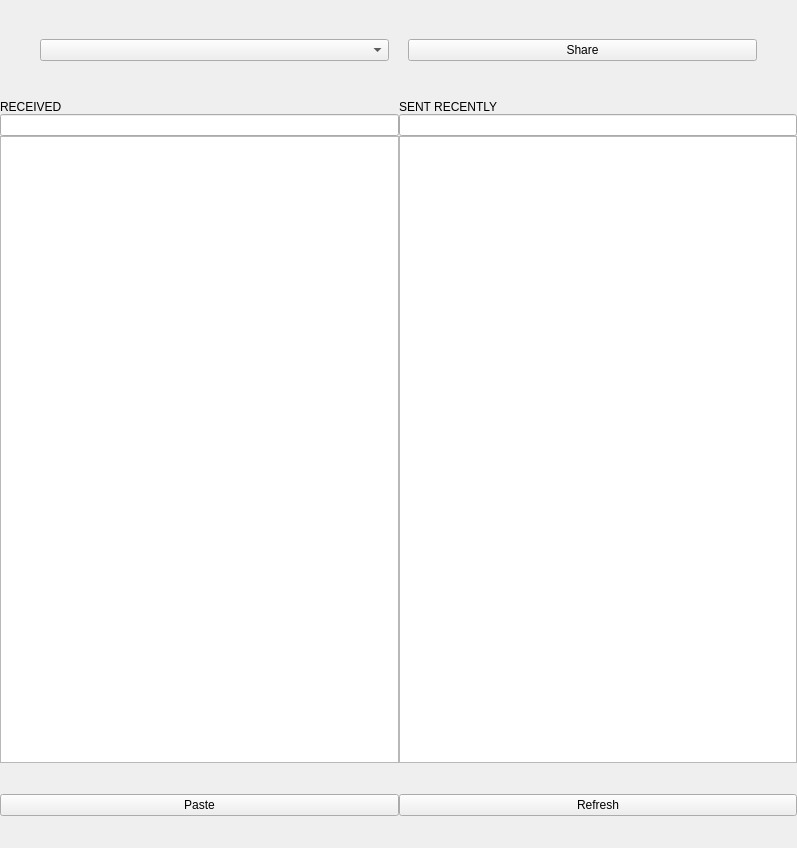
<?xml version="1.0" encoding="UTF-8"?>
<ui version="4.0">
 <class>MainWindow</class>
 <widget class="QMainWindow" name="MainWindow">
  <property name="geometry">
   <rect>
    <x>0</x>
    <y>0</y>
    <width>797</width>
    <height>848</height>
   </rect>
  </property>
  <property name="windowTitle">
   <string>MainWindow</string>
  </property>
  <widget class="QWidget" name="centralwidget">
   <property name="minimumSize">
    <size>
     <width>550</width>
     <height>0</height>
    </size>
   </property>
   <layout class="QGridLayout" name="gridLayout">
    <property name="leftMargin">
     <number>0</number>
    </property>
    <property name="topMargin">
     <number>0</number>
    </property>
    <property name="rightMargin">
     <number>0</number>
    </property>
    <property name="bottomMargin">
     <number>0</number>
    </property>
    <property name="spacing">
     <number>0</number>
    </property>
    <item row="0" column="0">
     <widget class="QFrame" name="frame">
      <property name="frameShape">
       <enum>QFrame::NoFrame</enum>
      </property>
      <property name="frameShadow">
       <enum>QFrame::Plain</enum>
      </property>
      <property name="lineWidth">
       <number>0</number>
      </property>
      <layout class="QVBoxLayout" name="verticalLayout">
       <property name="spacing">
        <number>0</number>
       </property>
       <property name="leftMargin">
        <number>0</number>
       </property>
       <property name="topMargin">
        <number>0</number>
       </property>
       <property name="rightMargin">
        <number>0</number>
       </property>
       <property name="bottomMargin">
        <number>0</number>
       </property>
       <item>
        <widget class="QFrame" name="frame_2">
         <property name="minimumSize">
          <size>
           <width>500</width>
           <height>100</height>
          </size>
         </property>
         <property name="maximumSize">
          <size>
           <width>16777215</width>
           <height>120</height>
          </size>
         </property>
         <property name="frameShape">
          <enum>QFrame::NoFrame</enum>
         </property>
         <property name="frameShadow">
          <enum>QFrame::Plain</enum>
         </property>
         <property name="lineWidth">
          <number>0</number>
         </property>
         <layout class="QHBoxLayout" name="horizontalLayout_5">
          <property name="spacing">
           <number>0</number>
          </property>
          <property name="leftMargin">
           <number>0</number>
          </property>
          <property name="topMargin">
           <number>0</number>
          </property>
          <property name="rightMargin">
           <number>0</number>
          </property>
          <property name="bottomMargin">
           <number>0</number>
          </property>
          <item>
           <spacer name="horizontalSpacer_2">
            <property name="orientation">
             <enum>Qt::Horizontal</enum>
            </property>
            <property name="sizeType">
             <enum>QSizePolicy::Minimum</enum>
            </property>
            <property name="sizeHint" stdset="0">
             <size>
              <width>40</width>
              <height>20</height>
             </size>
            </property>
           </spacer>
          </item>
          <item>
           <widget class="QComboBox" name="SenderName">
            <property name="minimumSize">
             <size>
              <width>253</width>
              <height>0</height>
             </size>
            </property>
           </widget>
          </item>
          <item>
           <spacer name="horizontalSpacer">
            <property name="orientation">
             <enum>Qt::Horizontal</enum>
            </property>
            <property name="sizeType">
             <enum>QSizePolicy::Preferred</enum>
            </property>
            <property name="sizeHint" stdset="0">
             <size>
              <width>19</width>
              <height>14</height>
             </size>
            </property>
           </spacer>
          </item>
          <item>
           <widget class="QPushButton" name="ShareButton">
            <property name="minimumSize">
             <size>
              <width>111</width>
              <height>0</height>
             </size>
            </property>
            <property name="text">
             <string>Share</string>
            </property>
           </widget>
          </item>
          <item>
           <spacer name="horizontalSpacer_3">
            <property name="orientation">
             <enum>Qt::Horizontal</enum>
            </property>
            <property name="sizeType">
             <enum>QSizePolicy::Minimum</enum>
            </property>
            <property name="sizeHint" stdset="0">
             <size>
              <width>40</width>
              <height>20</height>
             </size>
            </property>
           </spacer>
          </item>
         </layout>
        </widget>
       </item>
       <item>
        <widget class="QFrame" name="frame_3">
         <property name="frameShape">
          <enum>QFrame::NoFrame</enum>
         </property>
         <property name="frameShadow">
          <enum>QFrame::Plain</enum>
         </property>
         <property name="lineWidth">
          <number>0</number>
         </property>
         <layout class="QHBoxLayout" name="horizontalLayout">
          <property name="spacing">
           <number>0</number>
          </property>
          <property name="leftMargin">
           <number>0</number>
          </property>
          <property name="topMargin">
           <number>0</number>
          </property>
          <property name="rightMargin">
           <number>0</number>
          </property>
          <property name="bottomMargin">
           <number>0</number>
          </property>
          <item>
           <widget class="QFrame" name="frame_5">
            <property name="minimumSize">
             <size>
              <width>500</width>
              <height>400</height>
             </size>
            </property>
            <property name="frameShape">
             <enum>QFrame::NoFrame</enum>
            </property>
            <property name="frameShadow">
             <enum>QFrame::Plain</enum>
            </property>
            <property name="lineWidth">
             <number>0</number>
            </property>
            <layout class="QHBoxLayout" name="horizontalLayout_2">
             <property name="spacing">
              <number>0</number>
             </property>
             <property name="leftMargin">
              <number>0</number>
             </property>
             <property name="topMargin">
              <number>0</number>
             </property>
             <property name="rightMargin">
              <number>0</number>
             </property>
             <property name="bottomMargin">
              <number>0</number>
             </property>
             <item>
              <widget class="QFrame" name="frame_6">
               <property name="frameShape">
                <enum>QFrame::NoFrame</enum>
               </property>
               <property name="frameShadow">
                <enum>QFrame::Plain</enum>
               </property>
               <property name="lineWidth">
                <number>0</number>
               </property>
               <layout class="QHBoxLayout" name="horizontalLayout_3">
                <property name="spacing">
                 <number>0</number>
                </property>
                <property name="sizeConstraint">
                 <enum>QLayout::SetDefaultConstraint</enum>
                </property>
                <property name="leftMargin">
                 <number>0</number>
                </property>
                <property name="topMargin">
                 <number>0</number>
                </property>
                <property name="rightMargin">
                 <number>0</number>
                </property>
                <property name="bottomMargin">
                 <number>0</number>
                </property>
                <item>
                 <widget class="QFrame" name="frame_7">
                  <property name="maximumSize">
                   <size>
                    <width>16777215</width>
                    <height>16777215</height>
                   </size>
                  </property>
                  <property name="frameShape">
                   <enum>QFrame::NoFrame</enum>
                  </property>
                  <property name="frameShadow">
                   <enum>QFrame::Plain</enum>
                  </property>
                  <property name="lineWidth">
                   <number>0</number>
                  </property>
                  <layout class="QVBoxLayout" name="verticalLayout_2">
                   <property name="spacing">
                    <number>0</number>
                   </property>
                   <property name="leftMargin">
                    <number>0</number>
                   </property>
                   <property name="topMargin">
                    <number>0</number>
                   </property>
                   <property name="rightMargin">
                    <number>0</number>
                   </property>
                   <property name="bottomMargin">
                    <number>0</number>
                   </property>
                   <item>
                    <widget class="QLabel" name="Receivedlabel">
                     <property name="text">
                      <string>RECEIVED</string>
                     </property>
                    </widget>
                   </item>
                   <item>
                    <widget class="QLineEdit" name="ReceivedNameEdit"/>
                   </item>
                   <item>
                    <widget class="QTableWidget" name="ReceivedList"/>
                   </item>
                  </layout>
                 </widget>
                </item>
                <item>
                 <widget class="QFrame" name="frame_8">
                  <property name="frameShape">
                   <enum>QFrame::NoFrame</enum>
                  </property>
                  <property name="frameShadow">
                   <enum>QFrame::Raised</enum>
                  </property>
                  <property name="lineWidth">
                   <number>0</number>
                  </property>
                  <layout class="QVBoxLayout" name="verticalLayout_3">
                   <property name="spacing">
                    <number>0</number>
                   </property>
                   <property name="leftMargin">
                    <number>0</number>
                   </property>
                   <property name="topMargin">
                    <number>0</number>
                   </property>
                   <property name="rightMargin">
                    <number>0</number>
                   </property>
                   <property name="bottomMargin">
                    <number>0</number>
                   </property>
                   <item>
                    <widget class="QLabel" name="Sentlabel_2">
                     <property name="text">
                      <string>SENT RECENTLY</string>
                     </property>
                    </widget>
                   </item>
                   <item>
                    <widget class="QLineEdit" name="SentNameEdit"/>
                   </item>
                   <item>
                    <widget class="QListWidget" name="listWidget"/>
                   </item>
                  </layout>
                 </widget>
                </item>
               </layout>
              </widget>
             </item>
            </layout>
           </widget>
          </item>
         </layout>
        </widget>
       </item>
       <item>
        <widget class="QFrame" name="frame_4">
         <property name="minimumSize">
          <size>
           <width>500</width>
           <height>85</height>
          </size>
         </property>
         <property name="maximumSize">
          <size>
           <width>16777215</width>
           <height>120</height>
          </size>
         </property>
         <property name="frameShape">
          <enum>QFrame::NoFrame</enum>
         </property>
         <property name="frameShadow">
          <enum>QFrame::Plain</enum>
         </property>
         <property name="lineWidth">
          <number>0</number>
         </property>
         <layout class="QHBoxLayout" name="horizontalLayout_4">
          <property name="spacing">
           <number>0</number>
          </property>
          <property name="leftMargin">
           <number>0</number>
          </property>
          <property name="topMargin">
           <number>0</number>
          </property>
          <property name="rightMargin">
           <number>0</number>
          </property>
          <property name="bottomMargin">
           <number>0</number>
          </property>
          <item>
           <widget class="QPushButton" name="Pastebutton">
            <property name="text">
             <string>Paste</string>
            </property>
           </widget>
          </item>
          <item>
           <widget class="QPushButton" name="Refreshbutton">
            <property name="text">
             <string>Refresh</string>
            </property>
           </widget>
          </item>
         </layout>
        </widget>
       </item>
      </layout>
     </widget>
    </item>
   </layout>
  </widget>
 </widget>
 <resources/>
 <connections/>
</ui>
